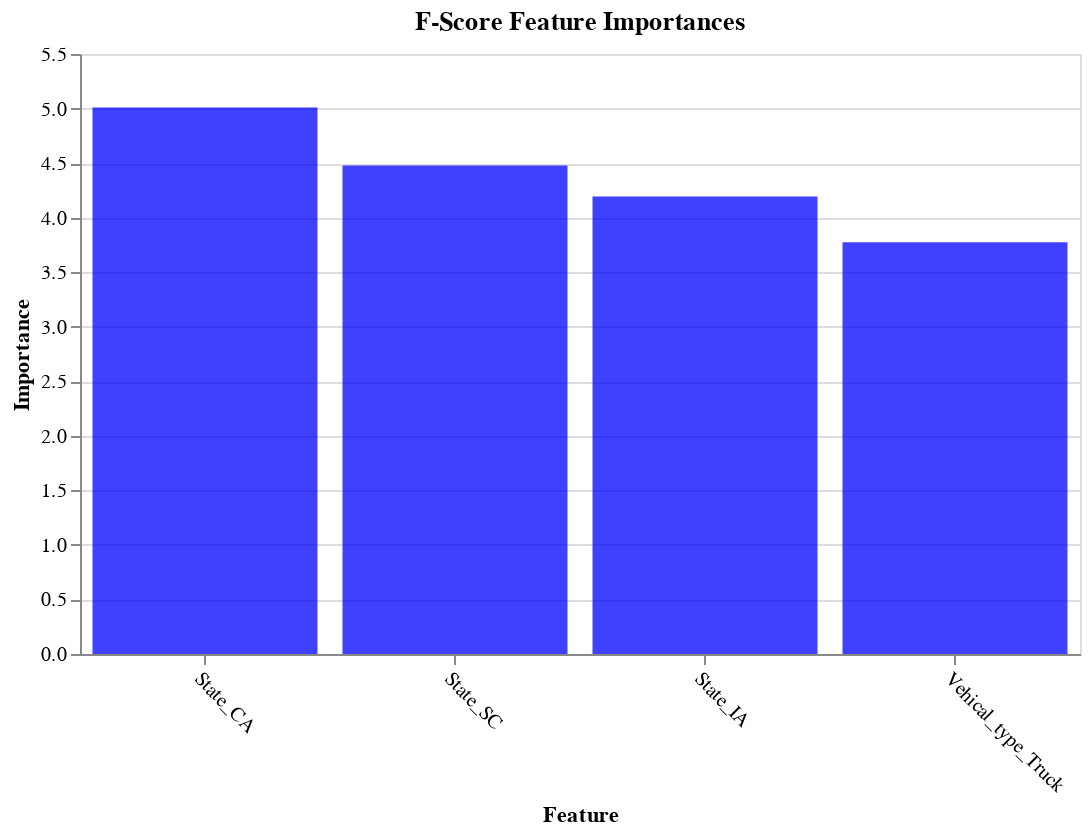

Source (notebook cell):
### Code cell
plot_imp(best_features_fscore, feature_importances_fscore, 'F-Score', 'blue')

### Figure 1 — Vega-Lite specification as saved in the notebook (floating-point values rounded to 4 significant figures)
{"config": {"view": {"continuousWidth": 400, "continuousHeight": 300}}, "data": {"name": "data-7ac4513acbb39681a1b37a26a7c7adf8"}, "mark": {"type": "bar", "color": "blue", "opacity": 0.75}, "encoding": {"x": {"axis": {"labelAngle": 45}, "field": "features", "sort": null, "title": "Feature", "type": "nominal"}, "y": {"field": "importances", "title": "Importance", "type": "quantitative"}}, "title": "F-Score Feature Importances", "width": 500, "$schema": "https://vega.github.io/schema/vega-lite/v4.17.0.json", "datasets": {"data-7ac4513acbb39681a1b37a26a7c7adf8": [{"features": "State_CA", "importances": 5.009}, {"features": "State_SC", "importances": 4.479}, {"features": "State_IA", "importances": 4.193}, {"features": "Vehical_type_Truck", "importances": 3.773}]}}
